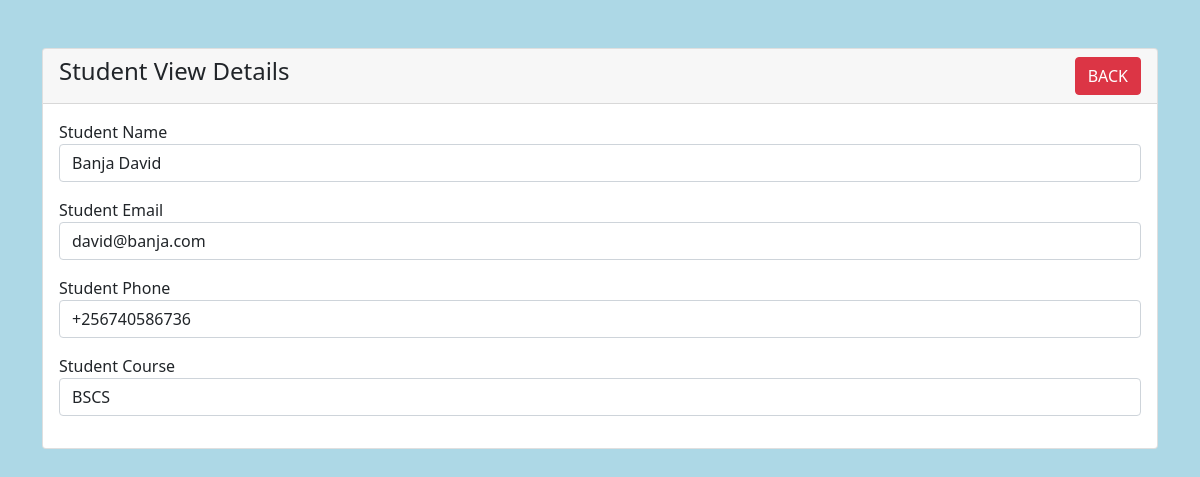
Page /student-view.php?id=1 on the committed database.
### tables this page shows
CREATE TABLE `students` (
  `id` int(11) NOT NULL,
  `name` varchar(191) NOT NULL,
  `email` varchar(191) NOT NULL,
  `phone` varchar(191) NOT NULL,
  `course` varchar(191) NOT NULL
);

### student-view.php (the view, shortened to what this page needs)
<?php
require 'dbcon.php';
?>
<!doctype html>
<html lang="en">
  <head>
    <link href="https://cdn.jsdelivr.net/npm/bootstrap@5.1.3/dist/css/bootstrap.min.css" rel="stylesheet">
</head>
<body style="background-color: lightblue;">
    <div class="container mt-5">
        <div class="row">
            <div class="col-md-12">
                <div class="card">
                    <div class="card-header">
                        <h4>Student View Details
                            <a href="index.php" class="btn btn-danger float-end">BACK</a>
                        </h4>
                    </div>
                    <div class="card-body">
                        <?php
                        if(isset($_GET['id']))
                        {
                            $student_id = mysqli_real_escape_string($con, $_GET['id']);
                            $query = "SELECT * FROM students WHERE id='$student_id' ";
                            $query_run = mysqli_query($con, $query);
                            if(mysqli_num_rows($query_run) > 0)
                            {
                                $student = mysqli_fetch_array($query_run);
                                ?>
                                    <div class="mb-3">
                                        <label>Student Name</label>
                                        <p class="form-control">
                                            <?=$student['name'];?>
                                        </p>
                                    </div>
                                    <div class="mb-3">
                                        <label>Student Email</label>
                                        <p class="form-control">
                                            <?=$student['email'];?>
                                        </p>
                                    </div>
                                    <div class="mb-3">
                                        <label>Student Phone</label>
                                        <p class="form-control">
                                            <?=$student['phone'];?>
                                        </p>
                                    </div>
                                    <div class="mb-3">
                                        <label>Student Course</label>
                                        <p class="form-control">
                                            <?=$student['course'];?>
                                        </p>
                                    </div>
                                <?php
                            }
                            else
                            {
                                echo "<h4>No Such Id Found</h4>";
                            }
                        }
                        ?>
                    </div>
                </div>
            </div>
        </div>
    </div>
</body>
</html>

### rows in the picture
students: name "Banja David", email "david@banja.com", phone "+256740586736", course "BSCS"
